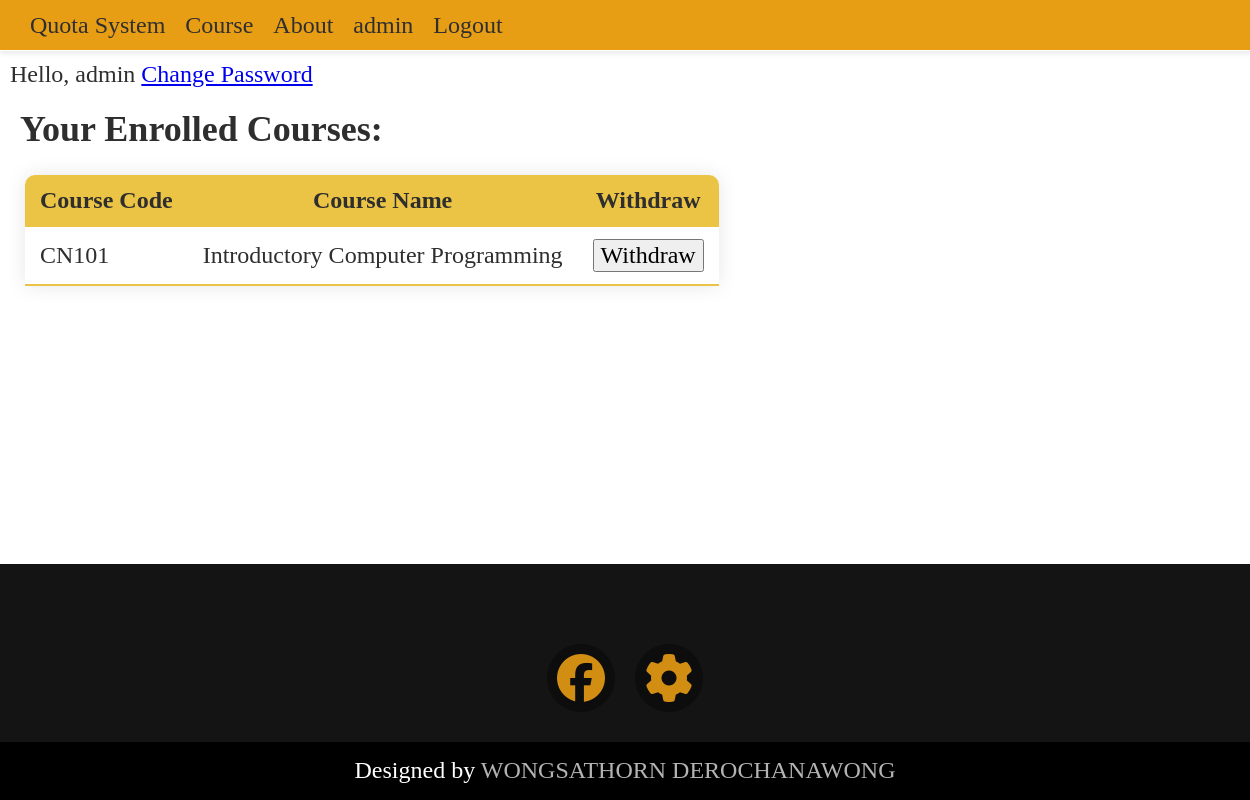
The app's page /users/dashboard (signed in), older data.
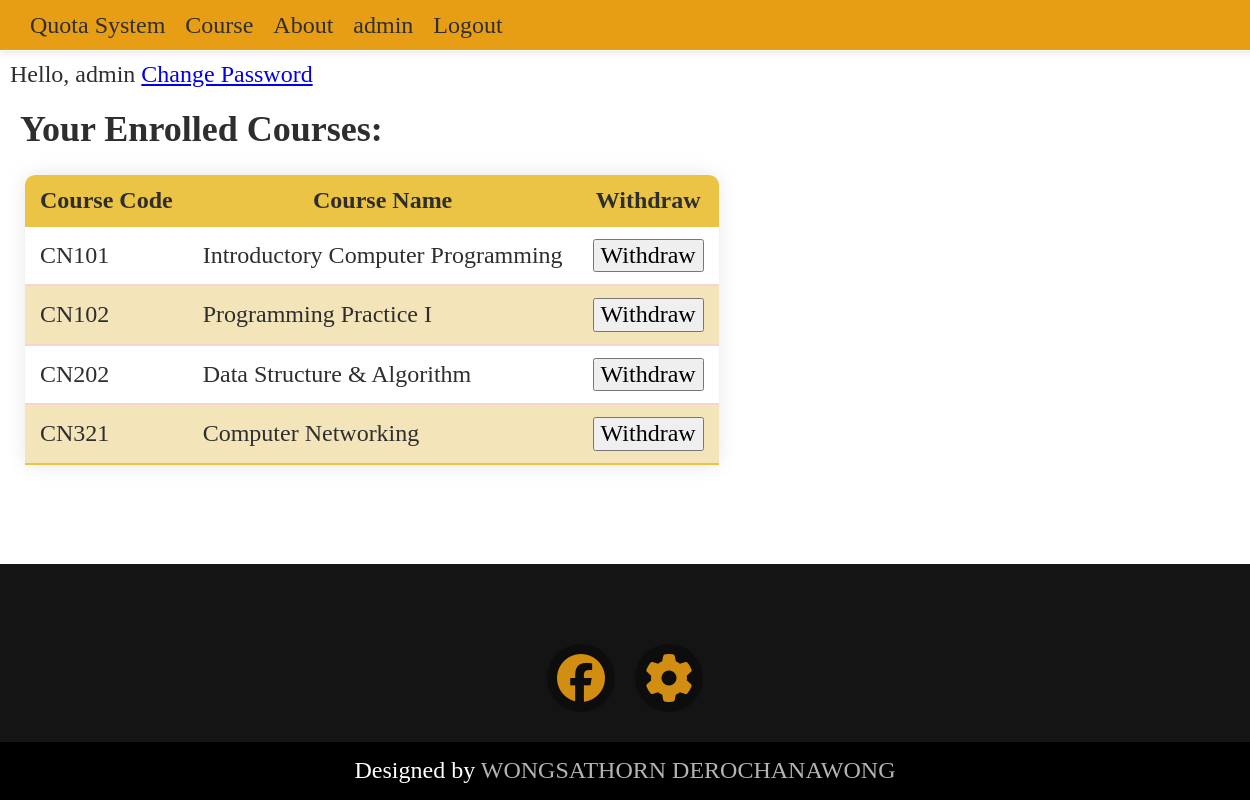
The same page, newer data.
### course/models.py (models this page shows, shortened)
class Course(models.Model):
    course_code = models.CharField(max_length=5)
    course_name = models.CharField(max_length=100)
    course_description = models.TextField(null=True)
    semester   = models.CharField(max_length=1)
    year = models.CharField(max_length=4)
    seat = models.IntegerField()
    seat_is_full = models.BooleanField(null=True)
    Users = models.ManyToManyField(settings.AUTH_USER_MODEL, through='CourseEnrollment', related_name='enrolled_courses', blank=True)

### users/views.py (the view)
# urls.py: path("dashboard", views.dashboard,name="dashboard"),
@login_required
def dashboard(request):
    enrolled_courses = Course.objects.filter(Users=request.user)
    return render(request, 'users/dashboard.html', {'enrolled_courses': enrolled_courses})

### users/templates/users/dashboard.html (shortened to what this page needs)
{% extends 'course/components/base.html' %}
{% block content %}
<div class = dashboard>
    Hello, {{ user.username }}
    <a href="{% url 'password_change' %}">Change Password</a>
</div>
<h2>Your Enrolled Courses:</h2>
{% if enrolled_courses %}
    <table>
        <thead>
          <tr>
            <th>Course Code</th>
            <th>Course Name</th>
            <th>Withdraw</th>
          </tr>
        </thead>
        <tbody>
        {% for course in enrolled_courses %}
        <tr>
            <td>{{ course.course_code }}</td>
            <td>{{ course.course_name }}</td>
            <td>
                <form method="POST" action="{% url 'unenroll_from_course' course.course_code %}">
                    <button type="submit">Withdraw</button>
                </form>
            </td>
        </tr>
        {% endfor %}
        </tbody>
    </table>
{% else %}
    <p>You have not enrolled in any courses yet.</p>
{% endif %}
{% endblock %}

Row changes from the older to the newer data that the page shows:
now on this page (row edited): Course: course_code "CN102", course_name "Programming Practice I"
now on this page (row edited): Course: course_code "CN202", course_name "Data Structure & Algorithm"
added Course: course_code "CN321", course_name "Computer Networking"
